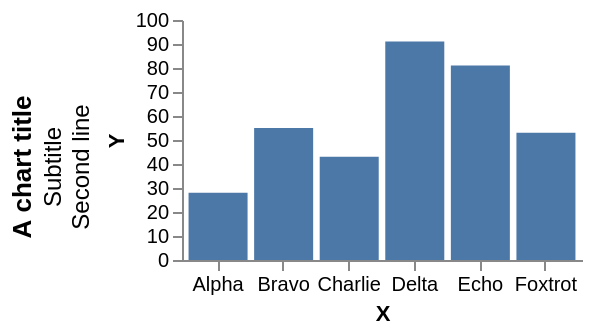

Source (Vega-Lite JSON):
### Vega specification from a JSON file in a GitHub repository (floating-point values rounded to 4 significant figures)
{"width": 200, "height": 120, "padding": 5, "data": [{"name": "t", "values": [{"a": "Alpha", "b": 28, "c": "x", "d": 1}, {"a": "Bravo", "b": 55, "c": "y", "d": 2}, {"a": "Charlie", "b": 43, "c": "x", "d": 3}, {"a": "Delta", "b": 91, "c": "z", "d": 4}, {"a": "Echo", "b": 81, "c": "y", "d": 5}, {"a": "Foxtrot", "b": 53, "c": "z", "d": 6}]}], "scales": [{"name": "x", "type": "band", "domain": {"data": "t", "field": "a"}, "range": "width", "padding": 0.1}, {"name": "y", "type": "linear", "domain": {"data": "t", "field": "b"}, "range": "height", "nice": true}, {"name": "color", "type": "ordinal", "domain": {"data": "t", "field": "c"}, "range": {"scheme": "category10"}}, {"name": "ramp", "type": "linear", "domain": {"data": "t", "field": "d"}, "range": {"scheme": "blues"}}, {"name": "size", "type": "linear", "domain": {"data": "t", "field": "b"}, "range": [10, 200]}, {"name": "shape", "type": "ordinal", "domain": {"data": "t", "field": "c"}, "range": "symbol"}, {"name": "quant", "type": "quantize", "domain": [0, 100], "range": {"scheme": "greens", "count": 4}}], "marks": [{"type": "rect", "from": {"data": "t"}, "encode": {"enter": {"x": {"scale": "x", "field": "a"}, "width": {"scale": "x", "band": 1}, "y": {"scale": "y", "field": "b"}, "y2": {"scale": "y", "value": 0}}}}], "title": {"text": "A chart title", "subtitle": ["Subtitle", "Second line"], "orient": "left", "anchor": "middle", "frame": "bounds", "offset": 6}, "axes": [{"orient": "bottom", "scale": "x", "title": "X"}, {"orient": "left", "scale": "y", "title": "Y"}]}
